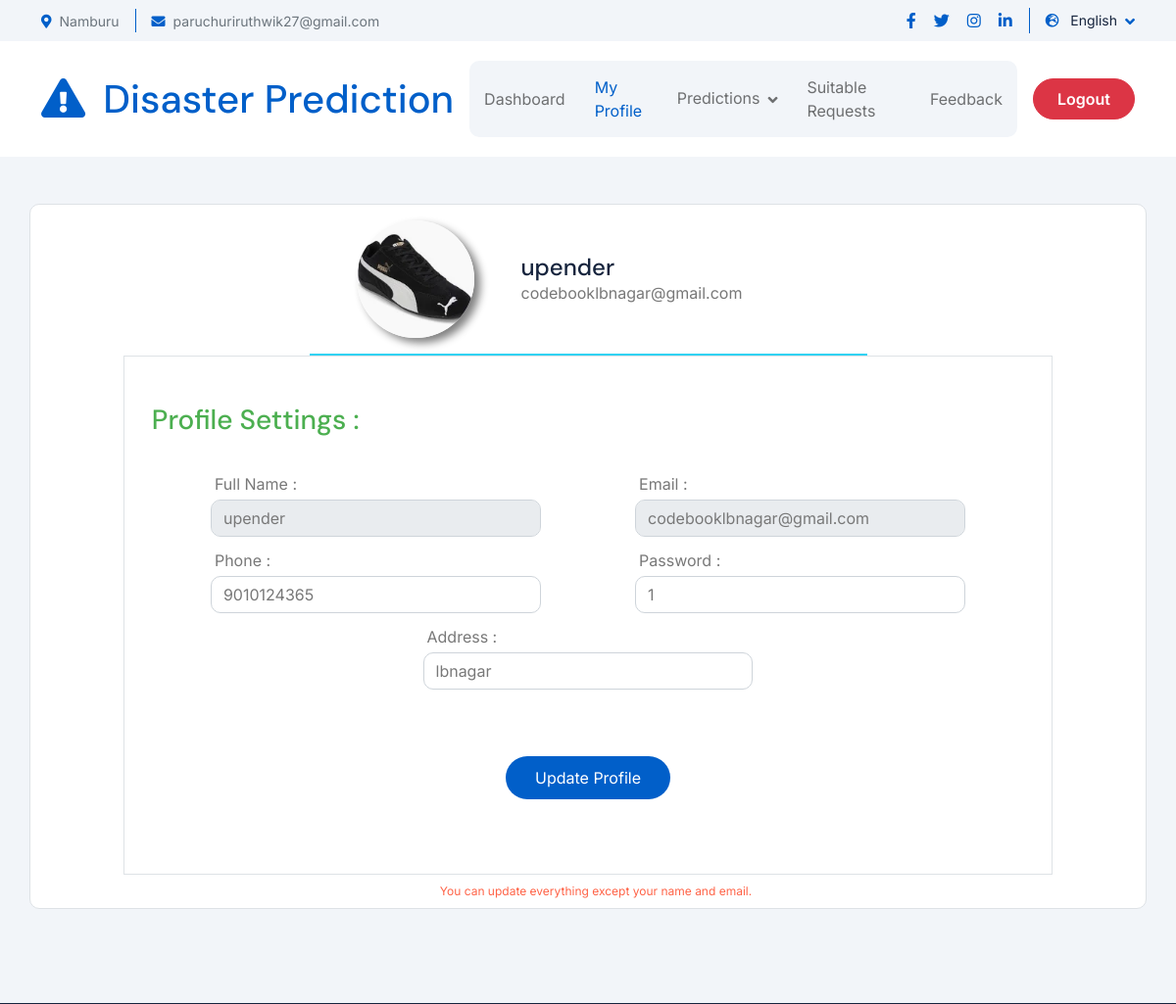
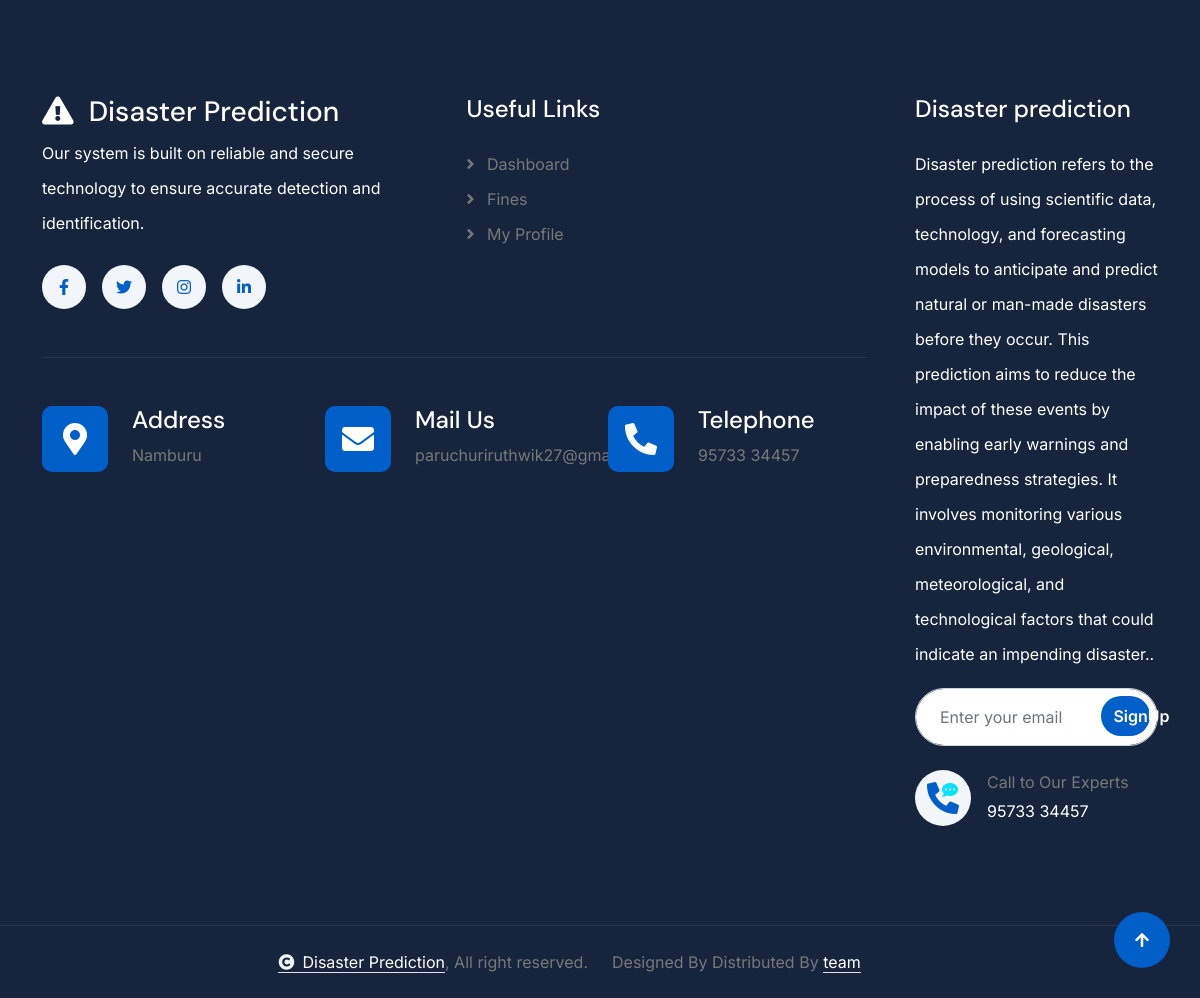
Screenshot of /user-profile/ (signed in) with the database file from the repository (2 pictures, top to bottom).
### adminapp/models.py (models this page shows, shortened)
class UserDetails(models.Model):
    user_name = models.CharField(max_length=100)
    email = models.EmailField(unique=True)
    user_password = models.TextField(help_text='user_password', max_length=50)
    photo = models.ImageField(upload_to='user_photos/')
    address = models.TextField()
    phone_number = models.CharField(max_length=15)
    status = models.CharField(max_length=15, default='Pending')
    otp_num = models.IntegerField()  # Field to store generated OTP
    Otp_Status = models.TextField(default='pending', max_length=60, null=True)

### userapp/views.py (the view, shortened to what this page needs)
# urls.py: path("user-profile/", user_views.user_profile,name="user_profile"),
def user_profile(req):
    user_email = req.session["user_email"]
    user = UserDetails.objects.get(email = user_email)
    context = {"i":user}
    return render(req, 'user/user-profile.html', context)

### assets/templates/user/user-profile.html (shortened to what this page needs)
{% load static %}
<!DOCTYPE html>
<html lang="en">
<head>
    <link rel="stylesheet" href="https://use.fontawesome.com/releases/v5.15.4/css/all.css"/>
    <link href="https://cdn.jsdelivr.net/npm/bootstrap-icons@1.4.1/font/bootstrap-icons.css" rel="stylesheet">
    <link rel="stylesheet" href="{% static 'user/lib/animate/animate.min.css' %}"/>
    <link rel="stylesheet" href="{% static 'user/lib/lightbox/css/lightbox.min.css' %}">
    <link rel="stylesheet" href="{% static 'user/lib/owlcarousel/assets/owl.carousel.min.css' %}">
    <link rel="stylesheet" href="{% static 'user/css/bootstrap.min.css' %}">
    <link rel="stylesheet" href="{% static 'user/css/style.css' %}">
</head>
<body>
    <div class="container-fluid topbar px-0 px-lg-4 bg-light py-2 d-none d-lg-block">
        <div class="container">
            <div class="row gx-0 align-items-center">
                <div class="col-lg-8 text-center text-lg-start mb-lg-0">
                    <div class="d-flex flex-wrap">
                        <div class="border-end border-primary pe-3">
                            <a href="#" class="text-muted small"><i class="fas fa-map-marker-alt text-primary me-2"></i>Namburu</a>
                        </div>
                        <div class="ps-3">
                            <a href="mailto:example@gmail.com" class="text-muted small"><i class="fas fa-envelope text-primary me-2"></i>paruchuriruthwik27@gmail.com</a>
                        </div>
                    </div>
                </div>
                <div class="col-lg-4 text-center text-lg-end">
                    <div class="d-flex justify-content-end">
                        <div class="d-flex border-end border-primary pe-3">
                            <a class="btn p-0 text-primary me-3" href="#"><i class="fab fa-facebook-f"></i></a>
                            <a class="btn p-0 text-primary me-3" href="#"><i class="fab fa-twitter"></i></a>
                            <a class="btn p-0 text-primary me-3" href="#"><i class="fab fa-instagram"></i></a>
                            <a class="btn p-0 text-primary me-0" href="#"><i class="fab fa-linkedin-in"></i></a>
                        </div>
                        <div class="dropdown ms-3">
                            <a href="#" class="dropdown-toggle text-dark" data-bs-toggle="dropdown"><small><i class="fas fa-globe-europe text-primary me-2"></i> English</small></a>
                        </div>
                    </div>
                </div>
            </div>
        </div>
    </div>
    <div class="container-fluid nav-bar px-0 px-lg-4 py-lg-0">
        <div class="container">
            <nav class="navbar navbar-expand-lg navbar-light">
                <a href="#" class="navbar-brand p-0">
                    <h1 class="text-primary mb-0"><i class="fas fa-exclamation-triangle me-2"></i> Disaster Prediction</h1>
                </a>
                <div class="collapse  navbar-collapse" id="navbarCollapse">
                    <div class="navbar-nav  mx-0 mx-lg-auto ">
                        <a href="{% url 'user_dashboard' %}" class="nav-item nav-link">Dashboard</a>
                        <a href="{% url 'user_profile' %}" class="nav-item nav-link active">My Profile</a>
                        <div class="nav-item dropdown">
                            <a href="#" class="nav-link dropdown-toggle" data-bs-toggle="dropdown">Predictions</a>
                        </div>
                        <a href="{% url 'satiable_requests' %}" class="nav-item nav-link">Suitable Requests</a>
                        <a href="{% url 'feedback' %}" class="nav-item nav-link">Feedback</a>
                    </div>
                    <div class="d-flex justify-content-end">
                        <a href="{% url 'user_logout' %}" class="btn btn-danger rounded-pill py-2 px-4 ms-3 flex-shrink-0">Logout</a>
                    </div>
                </div>
            </nav>
        </div>
    </div>
    <div class="container-fluid feature bg-light py-5">
        <div class="container rounded bg-white mb-5 border border-black" >
            <div class="row ">
                <div class="col-md-6 mx-auto px-5 pb-3 mt-3" style="border-bottom: 2px solid #31d2f2; ">
                    <div class="d-flex align-items-center">
                        <div class="image ml-5">
                            <img src={{i.photo.url}} class="" name="profilepic" style="border-radius:50%; box-shadow: 6px 5px 8px grey;" width="120px" height="120px" >
                        </div>
                        <div class="mx-5">
                            <h4 class="mb-0 mt-0">{{i.user_name}}</h4>
                            <span>{{i.email}}</span>
                        </div>
                    </div>
                </div>
                <div class="col-md-10 mx-auto border border-black">
                    <div class="p-3 py-5">
                        <div class="d-flex justify-content-between align-items-center mb-3">
                            <h3 class="text-right" style=" color: #4CAF50;">Profile Settings :</h3>
                        </div>
                        <form action="{% url 'user_profile' %}" class="form-box mainForm px-4  mb-2 pt-5" style="margin-top:-40px" method="post" enctype="multipart/form-data">
                            <div class="form-row row mb-2">
                                <div class="col-md-5 mx-auto">
                                    <label for="" class="m-1  ">Full Name :</label>
                                    <input type="text" id="" class="form-control" placeholder="ex.@name" readonly name="name" value="{{i.user_name}}">
                                </div>
                                <div class="col-md-5 mx-auto">
                                    <label for="" class="m-1">Email :</label>
                                    <input type="text" id="" class="form-control" placeholder="ex. name@gmail.com" readonly name="email" value={{i.email}}>
                                </div>
                            </div>
                            <div class="form-row row mb-2">
                                <div class="col-md-5 mx-auto">
                                    <label for="chooseCategory" class="m-1">Phone :</label>
                                    <input type="number" id="" class="form-control" placeholder="ex. +91 XXXX-XXXXX" name="phone" value={{i.phone_number}}>
                                </div>
                                <div class="col-md-5 mx-auto">
                                    <label for="" class="m-1">Password :</label>
                                    <input type="text" id="" class="form-control" name="password" value={{i.user_password}}>
                                </div>
                            </div>
                            <div class="form-row row mb-2">
                                <div class="col-md-5 mx-auto">
                                    <label for="" class="m-1">Address  :</label>
                                    <input type="text" id="" class="form-control" placeholder="ex@Xyz" name="add" value={{i.address}}>
                                </div>
                            </div>
                            <div class="mt-5 text-center" value="Submit Button">
                                <button type="submit">Update Profile</button>
                            </div>
                        </form>
                    </div>
                </div>
                <p class="text-center m-2" style="font-size: 12px; color: tomato;">You can update everything except your name and email.</p>
            </div>
        </div>
    </div>
    <div class="container-fluid footer py-5 wow fadeIn" data-wow-delay="0.2s">
        <div class="container py-5">
            <div class="row g-5">
                <div class="col-xl-9">
                    <div class="mb-5">
                        <div class="row g-4">
                            <div class="col-md-6 col-lg-6 col-xl-6">
                                <div class="footer-item">
                                    <a href="{% url 'index' %}" class="p-0">
                                        <h3 class="text-white"><i class="fas fa-exclamation-triangle me-2"></i> Disaster Prediction</h3>
                                    </a>
                                    <p class="text-white mb-4">Our system is built on reliable and secure technology to ensure accurate detection and identification.</p>
                                    <div class="footer-btn d-flex">
                                        <a class="btn btn-md-square rounded-circle me-3" href="#"><i class="fab fa-facebook-f"></i></a>
                                        <a class="btn btn-md-square rounded-circle me-3" href="#"><i class="fab fa-twitter"></i></a>
                                        <a class="btn btn-md-square rounded-circle me-3" href="#"><i class="fab fa-instagram"></i></a>
                                        <a class="btn btn-md-square rounded-circle me-0" href="#"><i class="fab fa-linkedin-in"></i></a>
                                    </div>
                                </div>
                            </div>
                            <div class="col-md-6 col-lg-6 col-xl-6">
                                <div class="footer-item">
                                    <h4 class="text-white mb-4">Useful Links</h4>
                                    <a href="#"><i class="fas fa-angle-right me-2"></i> Dashboard</a>
                                    <a href="#"><i class="fas fa-angle-right me-2"></i> Fines</a>
                                    <a href="#"><i class="fas fa-angle-right me-2"></i> My Profile</a>
                                </div>
                            </div>
                        </div>
                    </div>
                    <div class="pt-5" style="border-top: 1px solid rgba(255, 255, 255, 0.08);">
                        <div class="row g-0">
                            <div class="col-12">
                                <div class="row g-4">
                                    <div class="col-lg-6 col-xl-4">
                                        <div class="d-flex">
                                            <div class="btn-xl-square bg-primary text-white rounded p-4 me-4">
                                                <i class="fas fa-map-marker-alt fa-2x"></i>
                                            </div>
                                            <div>
                                                <h4 class="text-white">Address</h4>
                                                <p class="mb-0">Namburu</p>
                                            </div>
                                        </div>
                                    </div>
                                    <div class="col-lg-6 col-xl-4">
                                        <div class="d-flex">
                                            <div class="btn-xl-square bg-primary text-white rounded p-4 me-4">
                                                <i class="fas fa-envelope fa-2x"></i>
                                            </div>
                                            <div>
                                                <h4 class="text-white">Mail Us</h4>
                                                <p class="mb-0">paruchuriruthwik27@gmail.com</p>
                                            </div>
                                        </div>
                                    </div>
                                    <div class="col-lg-6 col-xl-4">
                                        <div class="d-flex">
                                            <div class="btn-xl-square bg-primary text-white rounded p-4 me-4">
                                                <i class="fa fa-phone-alt fa-2x"></i>
                                            </div>
                                            <div>
                                                <h4 class="text-white">Telephone</h4>
                                                <p class="mb-0">95733 34457</p>
                                            </div>
                                        </div>
                                    </div>
                                </div>
                            </div>
                        </div>
                    </div>
                </div>
                <div class="col-xl-3">
                    <div class="footer-item">
                        <h4 class="text-white mb-4">Disaster prediction</h4>
                        <p class="text-white mb-3">Disaster prediction refers to the process of using scientific data, technology, and forecasting models to anticipate and predict natural or man-made disasters before they occur. This prediction aims to reduce the impact of these events by enabling early warnings and preparedness strategies. It involves monitoring various environmental, geological, meteorological, and technological factors that could indicate an impending disaster..</p>
                        <div class="position-relative rounded-pill mb-4">
                            <input class="form-control rounded-pill w-100 py-3 ps-4 pe-5" type="text" placeholder="Enter your email">
                            <button type="button" class="btn btn-primary rounded-pill position-absolute top-0 end-0 py-2 mt-2 me-2">SignUp</button>
                        </div>
                        <div class="d-flex flex-shrink-0">
                            <div class="footer-btn">
                                <a href="#" class="btn btn-lg-square rounded-circle position-relative wow tada" data-wow-delay=".9s">
                                    <i class="fa fa-phone-alt fa-2x"></i>
                                    <div class="position-absolute" style="top: 2px; right: 12px;">
                                        <span><i class="fa fa-comment-dots text-secondary"></i></span>
                                    </div>
                                </a>
                            </div>
                            <div class="d-flex flex-column ms-3 flex-shrink-0">
                                <span>Call to Our Experts</span>
                                <a href="tel:+ 0123 456 7890"><span class="text-white">95733 34457</span></a>
                            </div>
                        </div>
                    </div>
                </div>
            </div>
        </div>
    </div>
    <div class="container-fluid copyright py-4">
        <div class="container">
            <div class="row g-4 align-items-center">
                <div class="col-md-6 text-center text-md-end mb-md-0">
                    <span class="text-body"><a href="#" class="border-bottom text-white"><i class="fas fa-copyright text-light me-2"></i>Disaster Prediction</a>, All right reserved.</span>
                </div>
                <div class="col-md-6 text-center text-md-start text-body">
                    Designed By <a class="border-bottom text-white" href="https://codeleaf.in"></a> Distributed By <a class="border-bottom text-white" href="https://codeleaf.in" target="_blank"> team</a>
                </div>
            </div>
        </div>
    </div>
    <a href="#" class="btn btn-primary btn-lg-square rounded-circle back-to-top"><i class="fa fa-arrow-up"></i></a>
</body>
</html>

### rows the page displays
UserDetails: photo (picture), user_name "upender", email "codebooklbnagar@gmail.com", name "upender", phone "9010124365", password "1", add "lbnagar"
